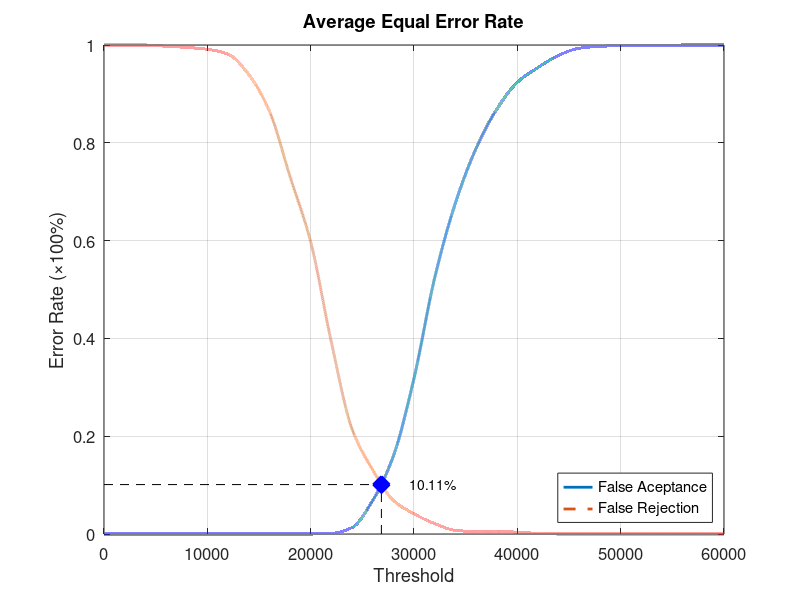
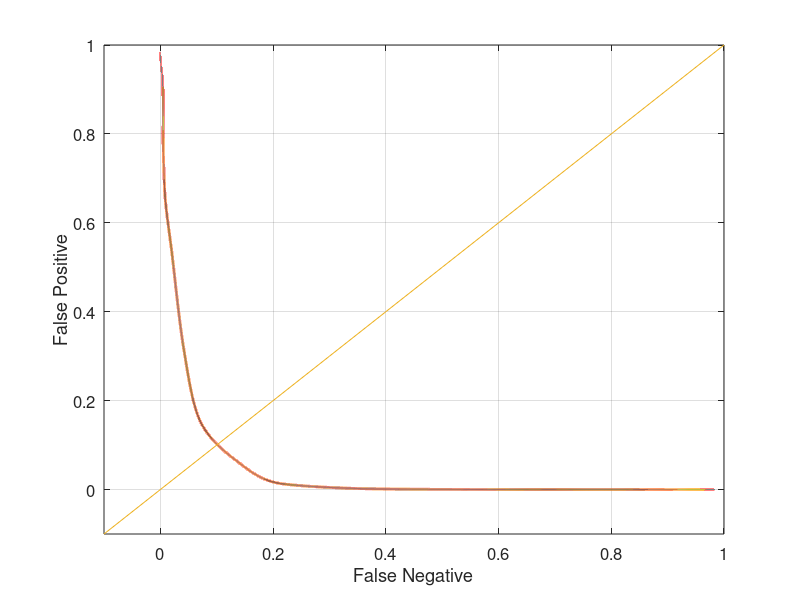

The MATLAB script that drew these images, in order:
function yEER = Experiment2Average
close all;
clear;
clc;
x = 0:2000:60000;
xq = 0:0.5:60000;

y0 = [0 0 0 0 0 0 0 0 0 0 0 0.00131579 0.0131579 0.0684211 0.159211 0.318421 0.523684 0.676316 0.788158 0.868421 0.923684 0.953947 0.978947 0.993421 0.997368 0.998684 0.998684 0.998684 1 1 1];
yy0 = interp1(x, y0, xq, 'pchip');
y1 = [1 1 1 0.9975 0.995 0.99125 0.98125 0.94 0.865 0.73125 0.5975 0.3925 0.215 0.13125 0.06875 0.04125 0.02125 0.0075 0.005 0.005 0.00375 0.00125 0 0 0 0 0 0 0 0 0];
yy1 = interp1(x, y1, xq, 'pchip');

% Calculating EER: 
y2 = abs(y0 - y1);
find(y2 == min(y2))
yy2 = abs(yy0 - yy1);
xEER = find(yy2 == min(yy2));
xEERIndex = xq(xEER) % X-axis EER
yEER = yy0(xEER) % Y-axis EER

main = figure
plot(xq, yy0,'-','LineWidth', 2);	hold on
plot(xq, yy1,'--','LineWidth', 2);	hold on
plot([xEERIndex xEERIndex], [0 yEER], 'k--');	hold on
plot([0 xEERIndex], [yEER yEER], 'k--');	hold on
plot(xEERIndex, yEER, 'bx', 'LineWidth', 10);	hold on
text(xEERIndex + 10 * xEERIndex / 100, yEER, [num2str(round((10000 * yEER)) / 100) '%'])
legend('False Aceptance', 'False Rejection', 'Location', 'SouthEast')
xlabel('Threshold')
ylabel('Error Rate (\times100%)')
title('Average Equal Error Rate')
set(gca, 'FontSize', 12)
axis([0 60000 0 1])
grid on

print(main, 'Experiment2AverageMain', '-dpng');
FNRxFPR = figure('Color', [1 1 1]);
plot(yy1, yy0, '-', yy1, yy0, 'LineWidth', 2);
hold on
y = -0.1:0.1:1
plot(y, y); 
set(gca, 'FontSize', 12)
xlabel('False Negative')
ylabel('False Positive')
axis([-0.1 1 -0.1 1])
set(gca, 'FontSize', 12)
grid on

print(FNRxFPR, 'Experiment2AverageFNRxFPR','-dpng');
end
